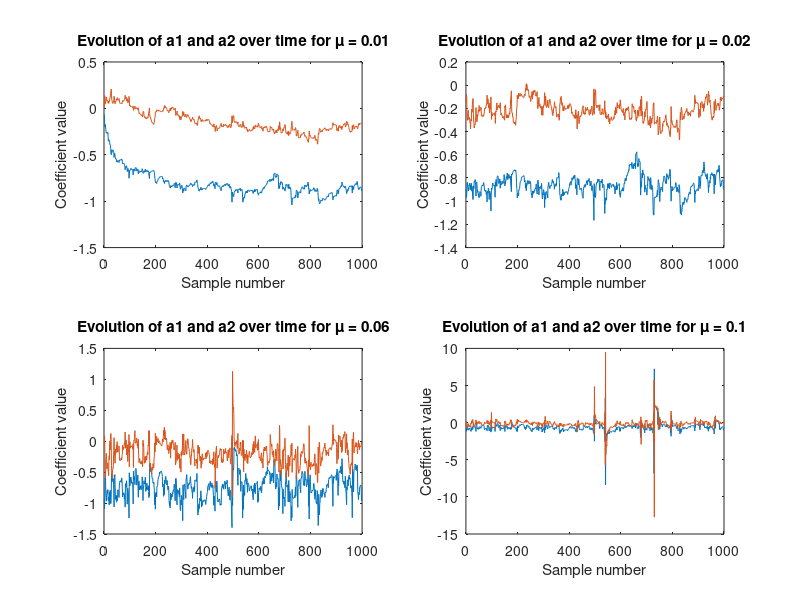

This figure's MATLAB source:
%4.4 Identificqtion of AR processes

clear all, close all;
w_noise = randn(1,1000);
a = [1 0.9 0.2];
x = filter(1,a,w_noise);
w_1 = zeros(1,1);
w_2 = zeros(1,1);
y_1 = zeros(1, length(x));
y_2 = zeros(1,length(x));
order = 3;

%For different adaptation gain
mu = 0.01;
n=1;
for i=order:length(x)
    x_1 = x(i-1);
    x_2 = x(i-2);
    y_1(i) = w_1'*x_1;
    y_2(i) = w_2'*x_2;
    e(i) = x(i)-(y_1(i)+y_2(i));
    w_1 = w_1 + mu*e(i)*x_1; 
    w_2 = w_2 + mu*e(i)*x_2; 
    w_ad1(:,n) = w_1;
    w_ad2(:,n) = w_2;
    n = n+1;
end

subplot(2,2,1)
plot(w_ad1)
hold on
plot(w_ad2)
ylabel('Coefficient value')
xlabel('Sample number')
title('Evolution of a1 and a2 over time for \mu = 0.01')

mu = 0.02;
n=1;
for i=order:length(x)
    x_1 = x(i-1);
    x_2 = x(i-2);
    y_1(i) = w_1'*x_1;
    y_2(i) = w_2'*x_2;
    e(i) = x(i)-(y_1(i)+y_2(i));
    w_1 = w_1 + mu*e(i)*x_1; 
    w_2 = w_2 + mu*e(i)*x_2; 
    w_ad1(:,n) = w_1;
    w_ad2(:,n) = w_2;
    n = n+1;
end
subplot(2,2,2)
plot(w_ad1)
hold on
plot(w_ad2)
ylabel('Coefficient value')
xlabel('Sample number')
title('Evolution of a1 and a2 over time for \mu = 0.02')

mu = 0.06;
n=1;
for i=order:length(x)
    x_1 = x(i-1);
    x_2 = x(i-2);
    y_1(i) = w_1'*x_1;
    y_2(i) = w_2'*x_2;
    e(i) = x(i)-(y_1(i)+y_2(i));
    w_1 = w_1 + mu*e(i)*x_1; 
    w_2 = w_2 + mu*e(i)*x_2; 
    w_ad1(:,n) = w_1;
    w_ad2(:,n) = w_2;
    n = n+1;
end
subplot(2,2,3)
plot(w_ad1)
hold on
plot(w_ad2)
ylabel('Coefficient value')
xlabel('Sample number')
title('Evolution of a1 and a2 over time for \mu = 0.06')

mu = 0.1;
n=1;
for i=order:length(x)
    x_1 = x(i-1);
    x_2 = x(i-2);
    y_1(i) = w_1'*x_1;
    y_2(i) = w_2'*x_2;
    e(i) = x(i)-(y_1(i)+y_2(i));
    w_1 = w_1 + mu*e(i)*x_1; 
    w_2 = w_2 + mu*e(i)*x_2; 
    w_ad1(:,n) = w_1;
    w_ad2(:,n) = w_2;
    n = n+1;
end
subplot(2,2,4)
plot(w_ad1)
hold on
plot(w_ad2)
ylabel('Coefficient value')
xlabel('Sample number')
title('Evolution of a1 and a2 over time for \mu = 0.1')